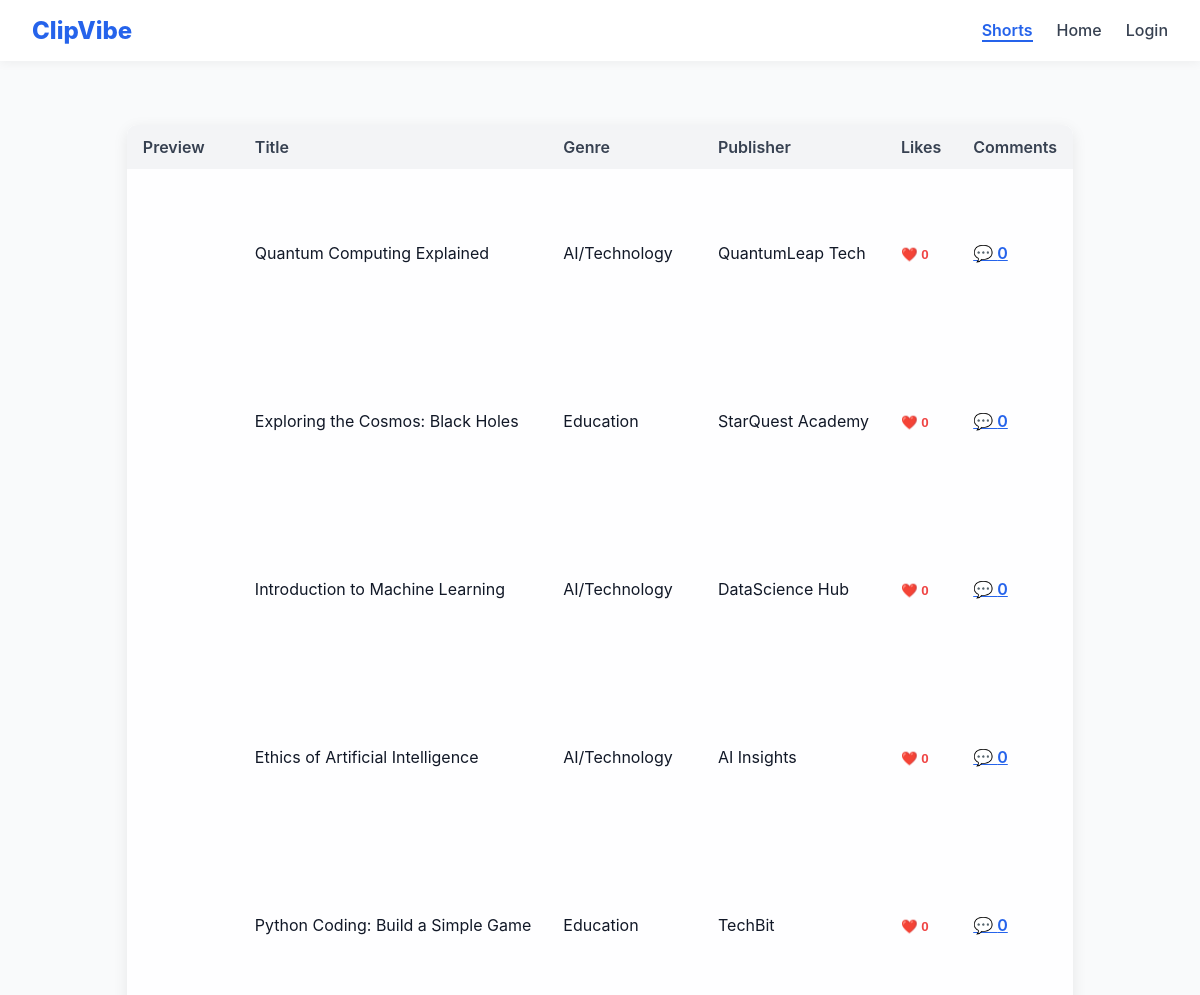
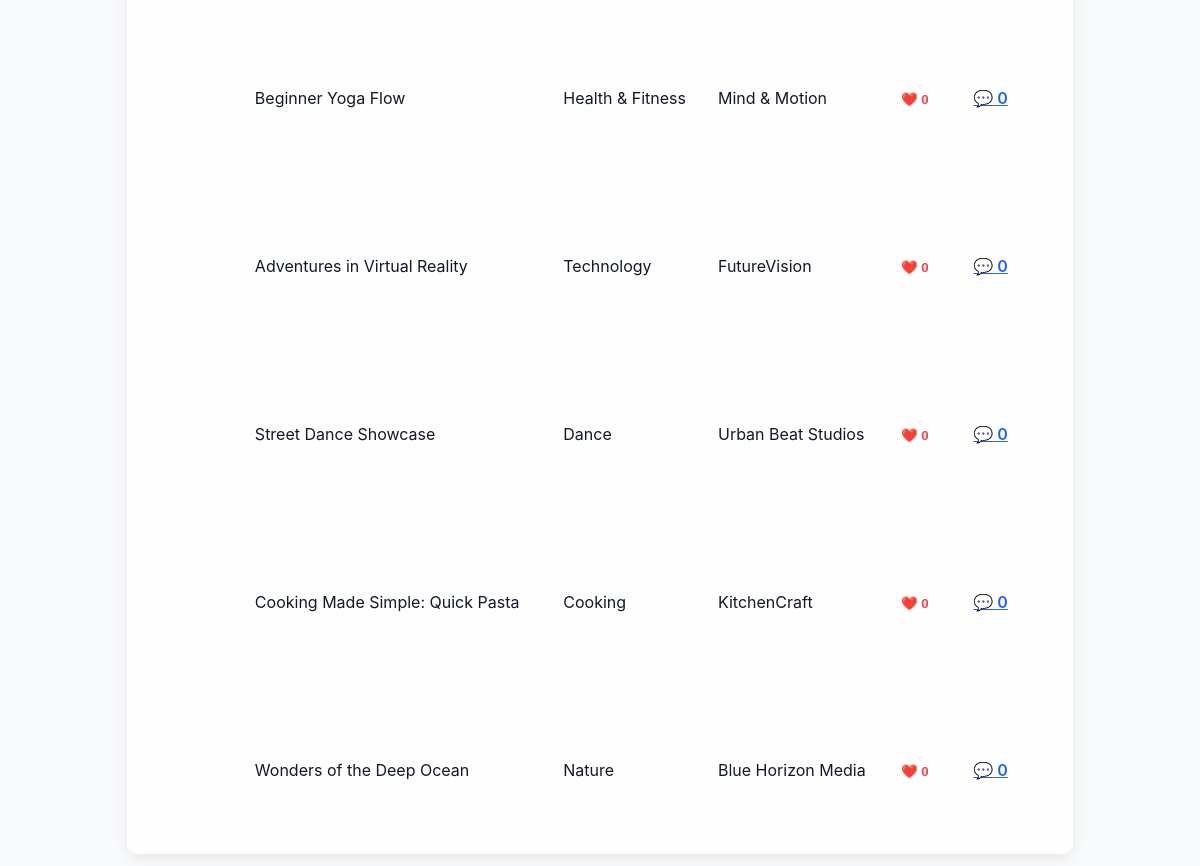
The page /shorts on the database its author committed (2 pictures, top to bottom).
### tables this page shows
CREATE TABLE videos (
    id INTEGER PRIMARY KEY AUTOINCREMENT,
    title TEXT NOT NULL,
    publisher TEXT NOT NULL,
    producer TEXT,
    genre TEXT,
    age_rating TEXT,
    url TEXT NOT NULL,
    uploaded_by INTEGER,
    FOREIGN KEY (uploaded_by) REFERENCES users(id)
);

### app.py (the view)
@app.route('/shorts')
def shorts():
    db = get_db()
    try:
        videos = db.execute('''
            SELECT v.*,
                   (SELECT COUNT(*) FROM comments c WHERE c.video_id = v.id) as comment_count,
                   (SELECT COUNT(*) FROM likes l WHERE l.video_id = v.id) as like_count
            FROM videos v
            ORDER BY v.id DESC
        ''').fetchall()
        video_list = []
        for video in videos:
            comments = db.execute('''
                SELECT c.comment, c.rating, u.username, c.created_at
                FROM comments c
                JOIN users u ON c.user_id = u.id
                WHERE c.video_id = ?
                ORDER BY c.id DESC
            ''', (video['id'],)).fetchall()
            video_dict = dict(video)
            video_dict['comments'] = comments
            video_dict['comment_count'] = video['comment_count'] or 0
            video_dict['like_count'] = video['like_count'] or 0
            video_list.append(video_dict)
        return render_template('shorts.html', videos=video_list)
    except sqlite3.Error as e:
        app.logger.error(f"Error in /shorts route: {e}")
        flash('An error occurred while loading videos.')
        return render_template('shorts.html', videos=[])

### app.py (called while the page is built)
def get_db():
    conn = sqlite3.connect(DATABASE)
    conn.row_factory = sqlite3.Row
    return conn

### templates/shorts.html (shortened to what this page needs)
{% extends "base.html" %}
{% block content %}
  <div class="clips-container">
    <table>
      <thead>
        <tr>
          <th>Preview</th>
          <th>Title</th>
          <th>Genre</th>
          <th>Publisher</th>
          <th>Likes</th>
          <th>Comments</th>
        </tr>
      </thead>
      <tbody>
        {% for video in videos %}
        <tr>
          <td>
            <a href="{{ url_for('watch', video_id=video['id']) }}">
              <video class="thumb" autoplay muted loop playsinline>
                <source src="{{ video['url'] }}" type="video/mp4">
              </video>
            </a>
          </td>
          <td>{{ video['title'] }}</td>
          <td>{{ video['genre'] or "N/A" }}</td>
          <td>{{ video['publisher'] }}</td>
          <td>
            <form method="POST" action="{{ url_for('like') }}" class="like-form" data-video-id="{{ video['id'] }}">
              <button type="button" class="like-btn" data-liked="false">
                ❤️ <span class="like-count">{{ video['like_count'] }}</span>
              </button>
            </form>
          </td>
          <td>
            <a href="{{ url_for('watch', video_id=video['id']) }}" class="comment-link">
              💬 {{ video['comment_count'] }}
            </a>
          </td>
        </tr>
        {% endfor %}
      </tbody>
    </table>
  </div>
{% endblock %}

### templates/base.html (shortened to what this page needs)
<!DOCTYPE html>
<html lang="en">
<head>
</head>
<body>
  <header>
    <h1>ClipVibe</h1>
    {% include 'nav.html' %}
  </header>
  <div class="content">
    {% block content %}{% endblock %}
  </div>
</body>
</html>

### templates/nav.html
<nav>
  <a href="{{ url_for('shorts') }}" class="{% if request.endpoint == 'shorts' %}active{% endif %}">Shorts</a>
  {% if session.get('user') %}
  <a href="{{ url_for('dashboard') }}" class="{% if request.endpoint == 'upload_video' %}active{% endif %}">Creator Hub</a>
    <a href="{{ url_for('profile') }}">Profile</a>
    <a href="{{ url_for('logout') }}">Logout</a>
  {% else %}
  <a href="{{ url_for('index') }}" class="{% if request.endpoint == 'index' %}active{% endif %}">Home</a>
    <a href="{{ url_for('login') }}">Login</a>
  {% endif %}
</nav>

### templates/base.html (style rules this page uses)
* { margin: 0; padding: 0; box-sizing: border-box; }
body { font-family: 'Inter', -apple-system, BlinkMacSystemFont, sans-serif; background: #f9fafb; color: #111827; }
header { width: 100%; padding: 1rem 2rem; background: white; box-shadow: 0 2px 10px rgba(0,0,0,0.05); display: flex; justify-content: space-between; align-items: center; position: sticky; top: 0; z-index: 10; }
header h1 { font-size: 1.5rem; font-weight: 800; color: #2563eb; }
nav { display: flex; gap: 1.5rem; }
nav a { font-weight: 500; text-decoration: none; color: #374151; transition: color 0.3s; }
nav a.active { color: #2563eb; font-weight: 600; border-bottom: 2px solid #2563eb; }
.content { padding: 2rem 1rem; display: flex; flex-direction: column; align-items: center; }

### templates/shorts.html (style rules this page uses)
.clips-container { max-width: 1200px; margin: 2rem auto; padding: 0 1rem; }
table { width: 100%; border-collapse: collapse; background: rgba(255,255,255,0.9); border-radius: 10px; overflow: hidden; box-shadow: 0 4px 15px rgba(0,0,0,0.08); }
th, td { padding: 0.75rem 1rem; text-align: left; vertical-align: middle; }
th { background: #f3f4f6; font-weight: 600; color: #374151; }
.thumb { width: 80px; height: 140px; object-fit: cover; border-radius: 6px; }
.like-btn, .comment-link { background: none; border: none; font-weight: 600; cursor: pointer; color: #2563eb; transition: transform 0.2s; }
.like-btn { color: #ef4444; }

### rows shown on the page
videos: title "Quantum Computing Explained", genre "AI/Technology", publisher "QuantumLeap Tech", like_count "0", comment_count "0"
videos: title "Exploring the Cosmos: Black Holes", genre "Education", publisher "StarQuest Academy", like_count "0", comment_count "0"
videos: title "Introduction to Machine Learning", genre "AI/Technology", publisher "DataScience Hub", like_count "0", comment_count "0"
videos: title "Ethics of Artificial Intelligence", genre "AI/Technology", publisher "AI Insights", like_count "0", comment_count "0"
videos: title "Python Coding: Build a Simple Game", genre "Education", publisher "TechBit", like_count "0", comment_count "0"
videos: title "Beginner Yoga Flow", genre "Health & Fitness", publisher "Mind & Motion", like_count "0", comment_count "0"
videos: title "Adventures in Virtual Reality", genre "Technology", publisher "FutureVision", like_count "0", comment_count "0"
videos: title "Street Dance Showcase", genre "Dance", publisher "Urban Beat Studios", like_count "0", comment_count "0"
videos: title "Cooking Made Simple: Quick Pasta", genre "Cooking", publisher "KitchenCraft", like_count "0", comment_count "0"
videos: title "Wonders of the Deep Ocean", genre "Nature", publisher "Blue Horizon Media", like_count "0", comment_count "0"
